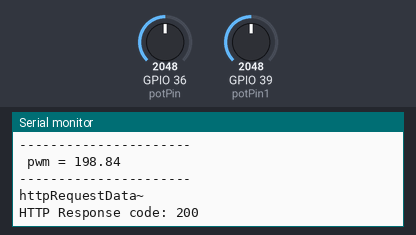
Bench run of a sketch on a simulated ESP32. On the bench: the last lines printed to the serial monitor. The inputs (shaded band) are chosen by the test bench; at power-on: GPIO 39 (potPin1) = 2048, GPIO 36 (potPin) = 2048. WiFi joins after 1.5 s; servers stay silent unless stated; uploads are accepted with an empty reply.

Above: at 7.7 s.
7.8 s: GPIO 39 (potPin1) set to 3941
At 7.9 s:
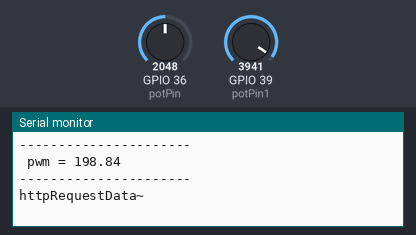
11.3 s: GPIO 39 (potPin1) set to 4032
At 11.48 s:
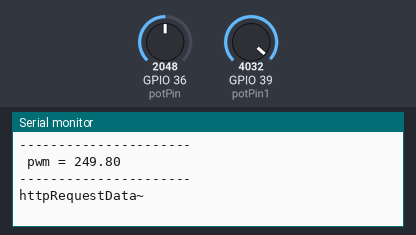
Timing chart, 0 to 13.8 s (numbered marks = the images above; inputs shaded):
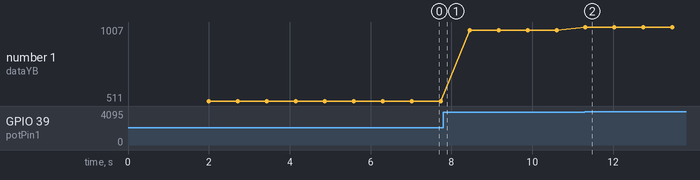

The sketch:

fuzzy_D.ino
```cpp
// 1. Baca data sensor:
// PosisiBolaX = Potensio1 36 (0 - 1023)
// PosisiBolaY = Potensio2 39 (0 - 1023)

// 2. Fuzzyfikasi
// fuzzyPosisiBolaX ()
// fuzzyPosisiBolaY ()

#include <WiFi.h>
#include <WebServer.h>
#include <HTTPClient.h>
#define DEKAT   0
#define SEDANG  1
#define JAUH    2

const char* ssid = "KISHELL"; // Nama WIFI
const char* pass = "bayardulu"; // Password Wifi

// Potentiometer is connected to GPIO 34 (Analog ADC1_CH6)
const int potPin = 36;
const int potPin1 = 39;

// variable for storing the potentiometer value
int potValue = 0;
int potValue1 = 0;

float posisiXB[2];
float posisiYB[2];

float posisiXB_dekat;
float posisiXB_sedang;
float posisiXB_jauh;
float posisiYB_dekat;
float posisiYB_sedang;
float posisiYB_jauh;

long dataXB;
long dataYB;
float temp;
float defuz, pwm;

//rulebase
float rule [3][3];
float rule00, rule01, rule02;
float rule10, rule11, rule12;
float rule20, rule21, rule22;

void setup() {
  Serial.begin(115200);
  WiFi.begin(ssid, pass);
  Serial.println("Connecting");
  while(WiFi.status() != WL_CONNECTED) {
    delay(500);
    Serial.print(".");
  }
  Serial.println("");
  Serial.print("Connected to WiFi network with IP Address: ");
  Serial.println(WiFi.localIP());
  delay(500);
  //delay(1000);
}

void loop() {
  bacaDataSensor();

  fuzzyPosisiBolaY();
//Serial.print("posisiYB1 dekat = "); Serial.println(posisiYB[DEKAT]);
//  Serial.print("posisiYB1 sedang = "); Serial.println(posisiYB[SEDANG]);
//  Serial.print("posisiYB1 jauh = "); Serial.println(posisiYB[JAUH]);
  fuzzyPosisiBolaX();
//  Serial.print("posisiXB dekat = "); Serial.println(posisiXB_dekat);
//  Serial.print("posisiXB sedang = "); Serial.println(posisiXB_sedang);
//  Serial.print("posisiXB jauh = "); Serial.println(posisiXB_jauh);
//  Serial.print("posisiYB dekat = "); Serial.println(posisiYB_dekat);
//  Serial.print("posisiYB sedang = "); Serial.println(posisiYB_sedang);
//  Serial.print("posisiYB jauh = "); Serial.println(posisiYB_jauh);
  RuleEva();
  Defuzzy();
  database();
  delay(500);
}

long maps(long x, long in_min, long in_max, long out_min, long out_max) {
  return (x - in_min) * (out_max - out_min) / (in_max - in_min) + out_min;
}


void bacaDataSensor() {
  // Reading potentiometer value
  potValue = analogRead(potPin);
  //potValue = map(potValue, 0 , 4095, 0, 1023);
  dataXB = maps(potValue, 0, 4095, 0, 1023);
  Serial.print("dataXB = ");
  Serial.print(dataXB);

  potValue1 = analogRead(potPin1);
  dataYB = maps(potValue1, 0 , 4095, 0, 1023);
  Serial.print("\t dataYB = ");
  Serial.println(dataYB);

}

void fuzzyPosisiBolaX()
{

  // untuk posisi bola X dekat
  // output posisiXB[DEKAT] antara 0 - 1
  if(dataXB <= 256)
    posisiXB_dekat = 1;
  else if ((dataXB > 256) && (dataXB <= 512)) {
//    Serial.print("\n masuk kondisi\n");
    posisiXB_dekat = ((float)(512 - dataXB)/(float)(512 - 256));
//    Serial.print(posisiXB[DEKAT]);
  }
  else
    posisiXB_dekat = 0;

//  Serial.print("posisiYB111 => ");
//  Serial.print(" [DEKAT] = "); Serial.print(posisiYB_dekat);
//  Serial.print(" [SEDANG] = "); Serial.print(posisiYB_sedang);
//  Serial.print(" [JAUH] = "); Serial.println(posisiYB_jauh);
//
  // untuk posisi bola x sedang
  // output posisiXB[SEDANG] antara 0 - 1
  if (dataXB <= 256)
    posisiXB_sedang = 0;
  else if ((dataXB > 256) && (dataXB <= 512)) {
    posisiXB_sedang = (float)(dataXB - 256)/(float)(512 - 256);
  }
  else if ((dataXB > 512) && (dataXB <= 768)) {
    posisiXB_sedang = (float)(768 - dataXB) / (float)(768 - 512);
  }
  else
    posisiXB_sedang = 0;


  //  untuk posisi bola x jauh
  // output posisiXB[JAUH] antara 0 - 1
  if (dataXB <= 512)
    posisiXB_jauh = 0;
  else if ((dataXB > 512) && (dataXB <= 768)) {
    posisiXB_jauh = (float)(dataXB - 512) / (float)(768 - 512);
  }
  else
    posisiXB_jauh = 1;

  // Cek
  Serial.print("posisiXB => ");
  Serial.print(" [DEKAT] = "); Serial.print(posisiXB_dekat);
  Serial.print(" [SEDANG] = "); Serial.print(posisiXB_sedang);
  Serial.print(" [JAUH] = "); Serial.print(posisiXB_jauh);
  Serial.println("\n----------------------");


}

void fuzzyPosisiBolaY()
{
  // untuk posisi bola Y Dekat
  if (dataYB <= 256)
    posisiYB_dekat = 1;
  else if ((dataYB > 256) && (dataYB <= 512)) {
    posisiYB_dekat = (float)(512 - dataYB) / (float)(512 - 256);
  } else {
    posisiYB_dekat = 0;
  }

  // untuk posisi bola Y Sedang
  if (dataYB <= 256) {
    posisiYB_sedang = 0;
  } else if ((dataYB > 256) && (dataYB <= 512)) {
    posisiYB_sedang = (float)(dataYB - 256)/ (float)(512 - 256);
  } else if ((dataYB > 512) && (dataYB <= 768)) {
    posisiYB_sedang = (float)(768 - dataYB) / (float)(768 - 512);
  } else {
    posisiYB_sedang = 0;
  }

  // untuk posisi bola Y Jauh
  if (dataYB <= 512) {
    posisiYB_jauh = 0;
  } else if ((dataYB > 512) && (dataYB <= 768)) {
    posisiYB_jauh = (float)(dataYB - 512) / (float)(768 - 512);
  } else {
    posisiYB_jauh = 1;
  }

  // Cek
  Serial.print("posisiYB => ");
  Serial.print(" [DEKAT] = "); Serial.print(posisiYB_dekat);
  Serial.print(" [SEDANG] = "); Serial.print(posisiYB_sedang);
  Serial.print(" [JAUH] = "); Serial.print(posisiYB_jauh);
  Serial.println("\n----------------------");

}

float minimum(float a, float b){
    if(a<b){
      return a;
      }
      else return b;
  }

void RuleEva (){
  int i, j;
  //Serial.print("eva posisiYB dekat = "); Serial.println(posisiYB[0]);
  //Serial.print("eva posisiYB sedang = "); Serial.println(posisiYB[1]);
  //Serial.print("eva posisiYB jauh = "); Serial.println(posisiYB[2]);
  //Serial.print("eva posisiXB dekat = "); Serial.println(posisiXB[0]);
  //Serial.print("eva posisiXB sedang = "); Serial.println(posisiXB[1]);
  //Serial.print("eva posisiXB jauh = "); Serial.println(posisiXB[2]);


//  for ( i=0; i<=2; i=i+1)
//   {
//     for ( j=0; j<=2; j=j+1)
//     {
//       temp = minimum(posisiXB[i], posisiYB[j]);
//       rule [i][j] = temp;
//       //Serial.print("posisiXB = "); Serial.println(posisiXB[DEKAT]);
//       //Serial.print("posisiYB = "); Serial.println(posisiYB[JAUH]);
//     }
//   }


//   rule00 = rule [0][0]; // (dekat,dekat = Lambat)
//   rule01 = rule [0][1]; // (dekat,sedang = Lambat)
//   rule02 = rule [0][2]; // (dekat,jauh = Sedang)
//
//   rule10 = rule [1][0]; // (sedang,dekat = Lambat)
//   rule11 = rule [1][1]; // (sedang,sedang = Sedang)
//   rule12 = rule [1][2]; // (sedang,jauh = Cepat)
//
//   rule20 = rule [2][0]; // (jauh,dekat = Sedang)
//   rule21 = rule [2][1]; // (jauh,sedang = Cepat)
//   rule22 = rule [2][2]; // (jauh,jauh= Cepat)

   rule00 = rule[0][0] = minimum(posisiXB_dekat, posisiYB_dekat); // (dekat,dekat = Lambat)
   rule01 = rule[0][1] = minimum(posisiXB_dekat, posisiYB_sedang); // (dekat,sedang = Lambat)
   rule02 = rule[0][2] = minimum(posisiXB_dekat, posisiYB_jauh); // (dekat,jauh = Sedang)

   rule10 = rule[1][0] = minimum(posisiXB_sedang, posisiYB_dekat); // (sedang,dekat = Lambat)
   rule11 = rule[1][1] = minimum(posisiXB_sedang, posisiYB_sedang); // (sedang,sedang = Sedang)
   rule12 = rule[1][2] = minimum(posisiXB_sedang, posisiYB_jauh); // (sedang,jauh = Cepat)

   rule20 = rule[2][0] = minimum(posisiXB_jauh, posisiYB_dekat); // (jauh,dekat = Sedang)
   rule21 = rule[2][1] = minimum(posisiXB_jauh, posisiYB_sedang); // (jauh,sedang = Cepat)
   rule22 = rule[2][2] = minimum(posisiXB_jauh, posisiYB_jauh); // (jauh,jauh= Cepat)


//   Serial.print(" rule00 = "); Serial.println(rule00);
//   Serial.print(" rule01 = "); Serial.println(rule01);
//   Serial.print(" rule02 = "); Serial.println(rule02);
//
//   Serial.print(" rule10 = "); Serial.println(rule10);
//   Serial.print(" rule11 = "); Serial.println(rule11);
//   Serial.print(" rule12 = "); Serial.println(rule12);
//
//   Serial.print(" rule20 = "); Serial.println(rule20);
//   Serial.print(" rule21 = "); Serial.println(rule21);
//   Serial.print(" rule22 = "); Serial.println(rule22);
  }

void Defuzzy () {
  // metode sugeno (weighted average)
  float lambat = 100;
  float sedang = 200;
  float cepat = 250;
  RuleEva();
  //pwm = (rule00 * lambat) + (rule01 * lambat)+ (rule02 *lambat)+ (rule10 * lambat)+ (rule11 * sedang)+ (rule12 * cepat) + (rule20 * cepat)+ (rule21 * cepat)+ (rule22 * cepat);
  pwm = (rule00 * lambat) + (rule01 * lambat)+ (rule02 *sedang)+ (rule10 * lambat)+ (rule11 * sedang)+ (rule12 * cepat) + (rule20 * sedang)+ (rule21 * cepat)+ (rule22 * cepat);
  //Serial.print(" pwm1 = "); Serial.print(pwm);

  defuz = 0;
  int i, j;
  for ( i=0; i<=2; i=i+1)
  {
    for ( j=0; j<=2; j=j+1)
    {
      defuz = defuz + rule [i][j];
    }
  }
  pwm = pwm / defuz;
  Serial.print(" pwm = "); Serial.print(pwm);
  Serial.println("\n----------------------");
}

void database(){

  //Check WiFi connection status
  if(WiFi.status()== WL_CONNECTED){
    HTTPClient http;

    // Your Domain name with URL path or IP address with path
    http.begin("http://192.168.100.5/fuzzy/simpan-data.php?PWM="+String(pwm)+"&posisix_dekat="+String(posisiXB_dekat)+"&posisix_sedang="+String(posisiXB_sedang)+"&posisix_jauh="+String(posisiXB_jauh)+"&posisiy_dekat="+String(posisiYB_dekat)+"&posisiy_sedang="+String(posisiYB_sedang)+"&posisiy_jauh="+String(posisiYB_jauh)+"&dataxb="+String(dataXB)+"&datayb="+String(dataYB));

    // Specify content-type header
    http.addHeader("Content-Type", "application/x-www-form-urlencoded");

    // Prepare your HTTP POST request data
    String httpRequestData = "data=";
    Serial.println("httpRequestData~ ");
    //Serial.println(httpRequestData);

    // Send HTTP POST request
    int httpResponseCode = http.POST(httpRequestData);

    if (httpResponseCode>0) {
      Serial.print("HTTP Response code: ");
      Serial.println(httpResponseCode);
    }
    else {
      Serial.print("Error code: ");
      Serial.println(httpResponseCode);
    }
    // Free resources
    http.end();
  }
}
```

Measured:
- after the input at 11.3 s, the serial monitor: prints a new line at once (image 2)
- plotted number 1: 511 → 984 after the input at 7.8 s, 984 → 1007 after the input at 11.3 s
